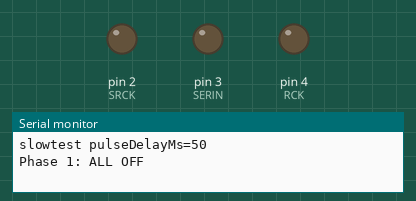
The sketch below on a simulated Arduino Uno, built with avr-gcc and run on an emulated ATmega328P. On the bench: output pins drawn as LEDs (lit = HIGH), the last lines printed to the serial monitor.

Above: at 9.7 s.
At 40.3 s:
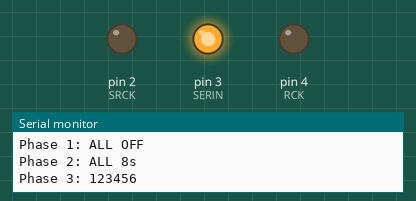
Timing chart, 0 to 42.0 s (numbered marks = the images above):
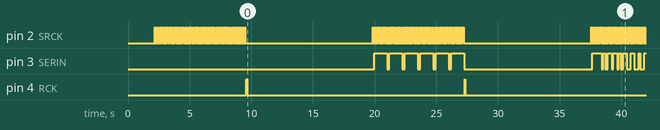

Measured:
- by itself, pin 2 (SRCK): moves between LOW and HIGH, repeating every 17.7 s
- by itself, pin 3 (SERIN): LOW → HIGH at 20.0 s, → LOW 1.1 s later, → HIGH 0.20 s later, → LOW 1.1 s later, … (29 changes in this stretch)
- by itself, pin 4 (RCK): alternates HIGH for 0.05 s and LOW for 17.7 s

The sketch:

slowtest.ino
```cpp
// Speed test for Shift2A / TPIC6B595 boards using the corrected pin mapping.
//   SRCK  -> D4
//   SERIN -> D3
//   RCK   -> D2

#define SRCK 2
#define SERIN 3
#define RCK 4
#define NUM_DIGITS 6
#define SERIAL_BAUD 57600

const byte SEGS[] = {252, 96, 218, 242, 102, 182, 190, 224, 254, 230};
const unsigned int PULSE_DELAY_MS = 50;

void shiftByte(byte value) {
  for (byte bit = 0; bit < 8; bit++) {
    digitalWrite(SRCK, LOW);
    delay(PULSE_DELAY_MS);
    digitalWrite(SERIN, (value & 0x01) ? HIGH : LOW);
    delay(PULSE_DELAY_MS);
    digitalWrite(SRCK, HIGH);
    delay(PULSE_DELAY_MS);
    value >>= 1;
  }
  digitalWrite(SRCK, LOW);
  delay(PULSE_DELAY_MS);
  digitalWrite(SERIN, LOW);
}

void latch() {
  delay(PULSE_DELAY_MS);
  digitalWrite(RCK, HIGH);
  delay(PULSE_DELAY_MS);
  digitalWrite(RCK, LOW);
  delay(PULSE_DELAY_MS);
}

void displayAll(byte value) {
  digitalWrite(RCK, LOW);
  delay(PULSE_DELAY_MS);
  for (int i = 0; i < NUM_DIGITS; i++) {
    shiftByte(value);
  }
  latch();
}

void displayStr(const char* text) {
  digitalWrite(RCK, LOW);
  delay(PULSE_DELAY_MS);
  for (int i = NUM_DIGITS - 1; i >= 0; i--) {
    byte value = 0;
    if (text[i] >= '0' && text[i] <= '9') {
      value = SEGS[text[i] - '0'];
    }
    shiftByte(value);
  }
  latch();
}

void setup() {
  Serial.begin(SERIAL_BAUD);
  pinMode(SRCK, OUTPUT);
  pinMode(SERIN, OUTPUT);
  pinMode(RCK, OUTPUT);
  digitalWrite(SRCK, LOW);
  digitalWrite(SERIN, LOW);
  digitalWrite(RCK, LOW);
  delay(2000);
  Serial.print("slowtest pulseDelayMs=");
  Serial.println(PULSE_DELAY_MS);
}

void loop() {
  Serial.println("Phase 1: ALL OFF");
  displayAll(0);
  delay(10000);

  Serial.println("Phase 2: ALL 8s");
  displayAll(254);
  delay(10000);

  Serial.println("Phase 3: 123456");
  displayStr("123456");
  delay(10000);

  Serial.println("Phase 4: ALL 0s");
  displayStr("000000");
  delay(10000);
}
```
